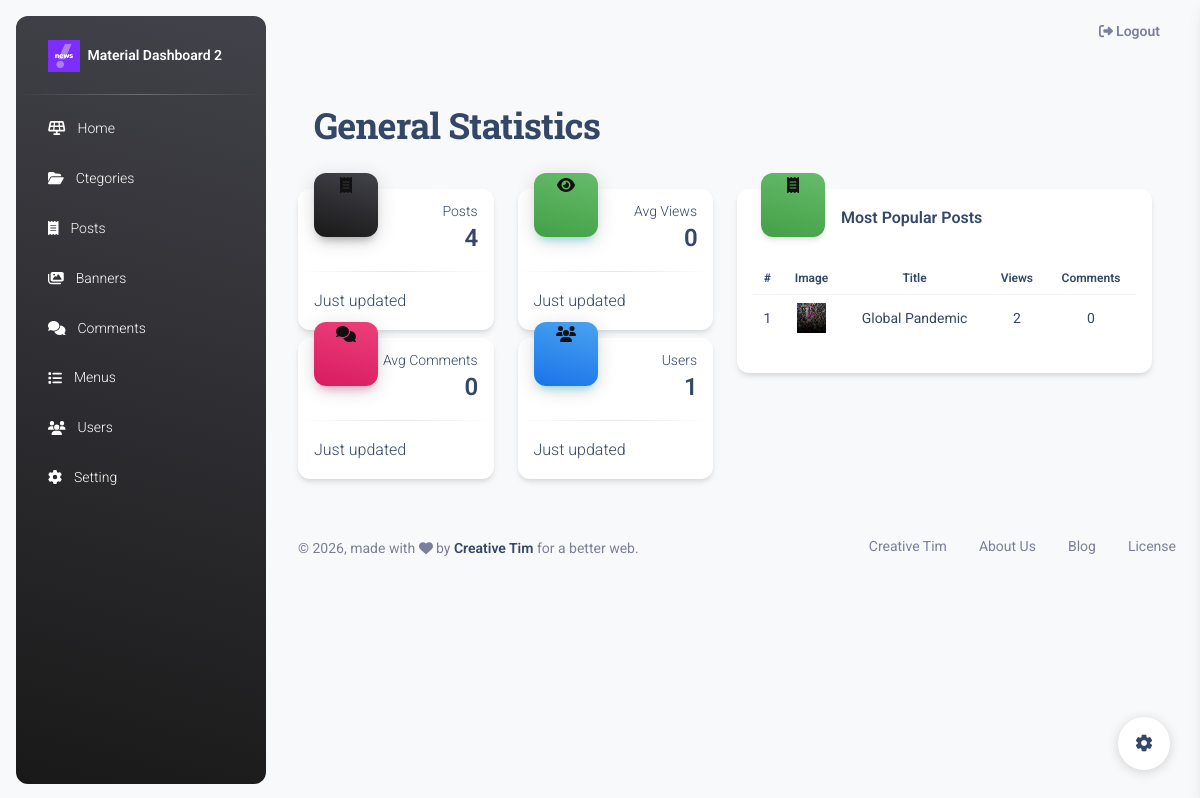
The page /admin (signed in) on the database its author committed.
### tables this page shows
CREATE TABLE `setting` (
  `id` int(10) UNSIGNED NOT NULL,
  `title` varchar(120) DEFAULT NULL,
  `description` text DEFAULT NULL,
  `keywords` text DEFAULT NULL,
  `logo` text DEFAULT NULL,
  `icon` text DEFAULT NULL,
  `created_at` datetime NOT NULL,
  `updated_at` datetime DEFAULT NULL
);

CREATE TABLE `posts` (
  `id` int(11) UNSIGNED NOT NULL,
  `title` varchar(120) NOT NULL,
  `summary` text NOT NULL,
  `body` text NOT NULL,
  `view` int(11) NOT NULL DEFAULT 0,
  `user_id` int(11) UNSIGNED NOT NULL,
  `cat_id` int(11) UNSIGNED NOT NULL,
  `image` text NOT NULL,
  `status` enum('enable','disable') NOT NULL DEFAULT 'disable',
  `selected` tinyint(4) NOT NULL DEFAULT 1,
  `breaking_news` tinyint(4) NOT NULL DEFAULT 1,
  `published_at` datetime NOT NULL,
  `created_at` datetime NOT NULL,
  `updated_at` int(11) DEFAULT NULL
);

### template/admin/index.php (the view, shortened to what the rows shown need)
<!DOCTYPE html>
<html lang="en">
<head>
    <?php
    require BASE_PATH . "/template/admin/layouts/head.php";
    ?>
</head>
<body class="g-sidenav-show  bg-gray-100">
    <?php require BASE_PATH . "/template/admin/layouts/aside.php" ?>
    <main class="main-content border-radius-lg ">
        <div class="container-fluid py-4">
            <div class="row">
                <div class="col-lg-12 position-relative z-index-2">
                    <div class="card card-plain mb-4">
                        <div class="card-body p-3">
                            <div class="row">
                                <div class="col-lg-6">
                                    <div class="d-flex flex-column h-100">
                                        <h2 class="font-weight-bolder mb-0">
                                            General Statistics
                                        </h2>
                                    </div>
                                </div>
                            </div>
                        </div>
                    </div>
                    <div class="row col-12">
                        <div class="col-6">
                            <a href="<?= url("admin/post-statics") ?>">
                                <div class="card mb-4">
                                    <div class="card-body p-3">
                                        <div class="row">
                                            <div class="col-lg-12 col-md-12">
                                                <div class="table-responsive">
                                                    <table class="table align-items-center">
                                                        <tbody>
                                                            <?php
                                                            $counter = 0;
                                                            foreach ($post_views as $post) {
                                                                $counter++; ?>
                                                                <tr>
                                                                    <td class="text-center">
                                                                        <div class="col text-center">
                                                                            <h6 class="text-sm font-weight-normal mb-0 "><?= $counter; ?></h6>
                                                                        </div>
                                                                    </td>
                                                                    <td class="text-center">
                                                                        <div class="col text-center">
                                                                            <img src="<?= asset($post['image']) ?>" alt="image" class="mw-100" width="29px" height="30px">
                                                                        </div>
                                                                    </td>
                                                                    <td>
                                                                        <div class="text-center">
                                                                            <h6 class="text-sm font-weight-normal mb-0 "><?= $post['title'] ?></h6>
                                                                        </div>
                                                                    </td>
                                                                    <td>
                                                                        <div class="text-center">
                                                                            <h6 class="text-sm font-weight-normal mb-0 cursor-pointer"><?= $post['view'] ?></h6>
                                                                        </div>
                                                                    </td>
                                                                    <td class="align-middle text-sm">
                                                                        <div class="col text-center">
                                                                            <h6 class="text-sm font-weight-normal mb-0 "><?= $post['comment_q'] ?></h6>
                                                                        </div>
                                                                    </td>
                                                                </tr>
                                                            <?php } ?>
                                                        </tbody>
                                                    </table>
                                                </div>
                                            </div>
                                        </div>
                                    </div>
                                </div>
                            </a>
                        </div>
                    </div>
                </div>
            </div>
        </div>
    </main>
</body>
</html>

### template/admin/layouts/aside.php (shortened to what the rows shown need)
<?php
$db = new Database();
$logoImg = $db->select("SELECT * FROM setting")[0]['logo']; ?>
<aside class="sidenav navbar navbar-vertical navbar-expand-xs border-0 border-radius-xl my-3 fixed-start ms-3   bg-gradient-dark" id="sidenav-main">
    <div class="sidenav-header">
        <a class="navbar-brand m-0" href=" https://demos.creative-tim.com/material-dashboard/pages/dashboard " target="_blank">
            <img src="<?=asset($logoImg)?>" class="navbar-brand-img h-100" alt="main_logo">
            <span class="ms-1 font-weight-bold text-white">Material Dashboard 2</span>
        </a>
    </div>
</aside>

### rows shown on the page
setting: logo (picture)
posts: image (picture), title "Global Pandemic", view "2", comment_q "0"

### other values the page prints
$posts_q "4"
$comments "0"
$views "0"
$users "1"
